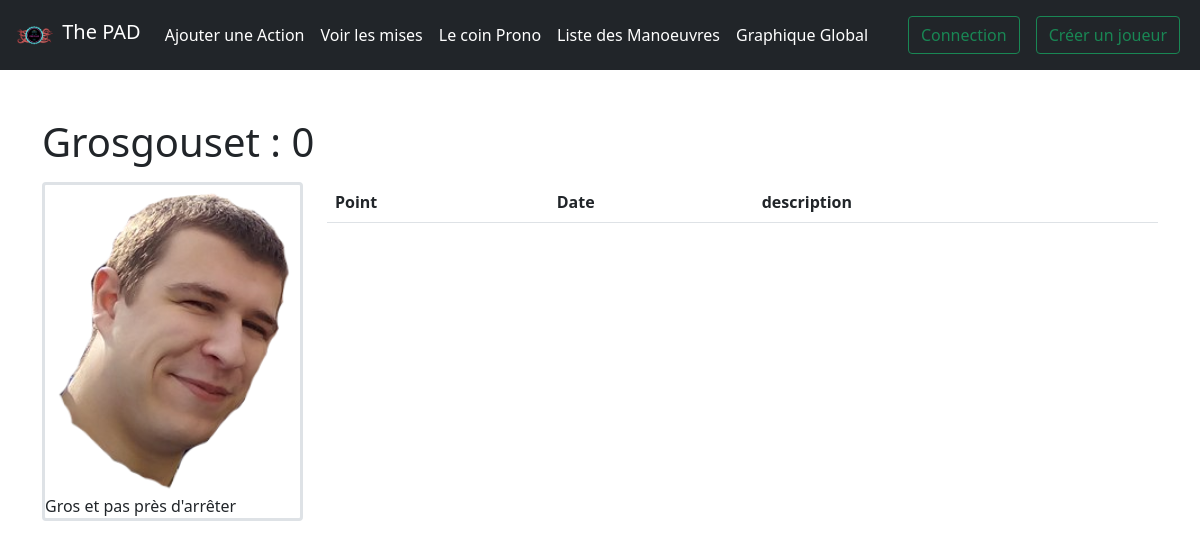
Before: /32/ with the older database file.
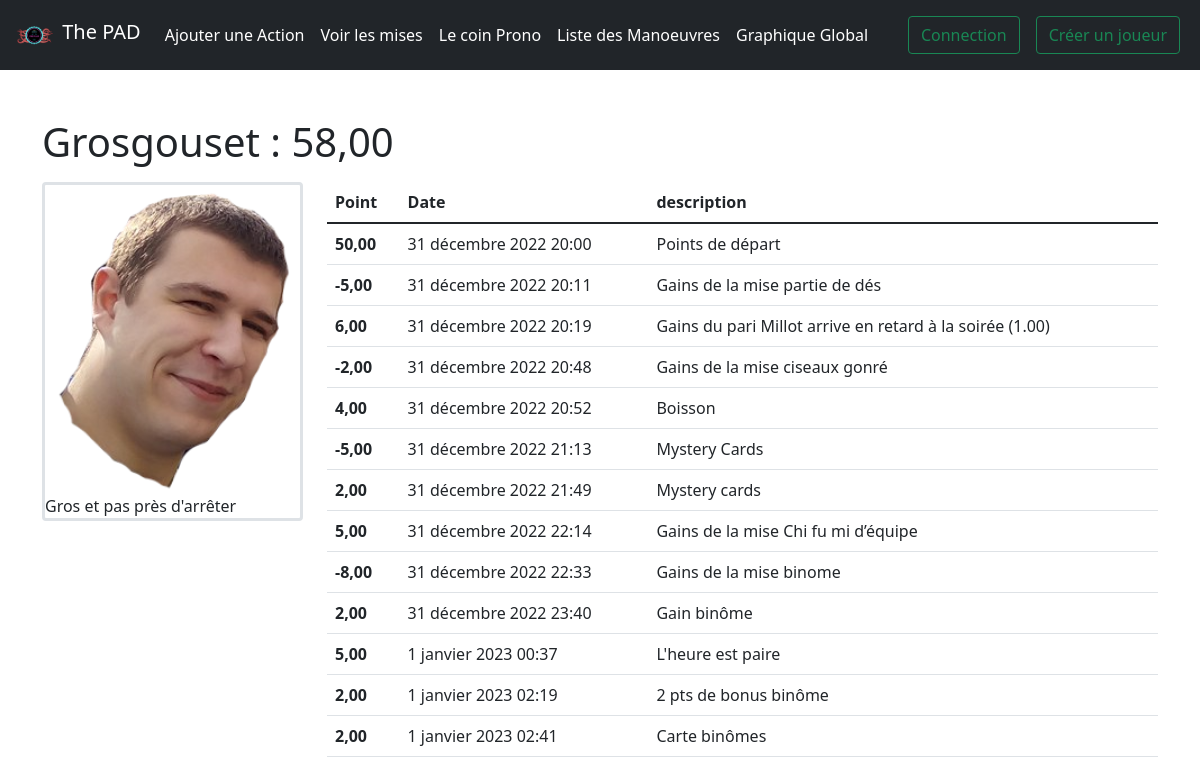
After: the same page with the newer database file.
### game/models.py (models this page shows, shortened)
class Player(models.Model):
    photo = models.ImageField(upload_to='photo_de_profile/', null=True, blank=True)
    description = models.CharField(max_length=75, null=True, blank=True)
    user = models.OneToOneField(User, on_delete=models.CASCADE)
    def get_total_point(self) :
        return sum([action.point for action in self.action_set.all()])
    def getJSON(self) :
        player_dict = {'name' : self.user.username,
                       'total_point' : self.get_total_point(),
                       'creation_date' : self.user.date_joined,
                       'actions' : []}
        tot = 0
        for action in self.action_set.all() :
            tot += action.point
            player_dict['actions'].append({'date_action' : action.act_date, 'score' : action.point, 'tot_score' : tot})
        return dumps(player_dict, default=json_serial)

class Action(models.Model):
    player = models.ForeignKey(Player, on_delete=models.CASCADE)
    point = models.DecimalField(max_digits=12, decimal_places=2)
    act_date = models.DateTimeField('action date', default=timezone.now)
    description = models.TextField(null= True)

### game/views.py (the view)
# urls.py: path('<int:player_id>/', views.detail, name='detail'),
def detail(request, player_id) :
    player = get_object_or_404(Player, pk=player_id)
    register_form = ModifyUserForm(request.POST or None, instance= player.user)
    player_form = PlayerForm(request.POST or None, request.FILES or None, instance=player)
    if all((register_form.is_valid(), player_form.is_valid())):
        user_created = register_form.save()
        player = player_form.save(commit=False)
        player.user = user_created
        player.save()
        messages.success(request, (f"L'utilisateurs a bien été modifié !"))
        return redirect('game:detail', player_id)
    else :
        return render(request, 'game/detail.html', {'player' : player, 'register_form': register_form, 'player_form': player_form, 'player_json' : player.getJSON()})

### game/models.py (called while the page is built)
def json_serial(obj):
    if isinstance(obj, (datetime, date)):
        return obj.isoformat()
    if isinstance(obj, Decimal) :
        return str(obj)
    raise TypeError ("Type %s not serializable" % type(obj))

### game/templates/game/detail.html (shortened to what this page needs)
{% extends 'game/base.html' %}
{% block content %}
  <legend><h1>{{ player.user.username }} : {{ player.get_total_point }}</h1></legend>
  <div class="row">
    <div class="col col-12 col-sm-12 col-md-6 col-lg-3">
      <div class="rounded border border-3 align-middle">
        {% if player.photo %}
          <img class="img-fluid" src="{{ player.photo.url }}" style="width: 100%; max-width: 300px;">
        {% endif %}
        {% if player.description %}
        <div>
          {{player.description}}
        </div>
        {% endif %}
      </div>
    </div>
    <div class="col col-12 col-sm-12 col-md-6 col-lg-9">
      <table class="table">
        <thead>
            <tr>
              <th scope="col">Point</th>
              <th scope="col">Date</th>
              <th scope="col">description</th>
            </tr>
        </thead>
        <tbody>
          {% for action in player.action_set.all %}
            <tr>
              <th scope="row">{{action.point}}</th>
              <td>{{action.act_date}}</td>
              <td>{{action.description}}</td>
            </tr>
          {% endfor %}
        </tbody>
      </table>
    </div>
  </div>
{% endblock %}

### game/templates/game/base.html (shortened to what this page needs)
<!DOCTYPE html>
<html>
    <head>
        {% load static %}
        <link href="https://cdn.jsdelivr.net/npm/bootstrap@5.1.3/dist/css/bootstrap.min.css" rel="stylesheet">
        <link rel="stylesheet" type="text/css" href="{% static 'game/style.css' %}">
    </head>
    <body>
        {% include 'game/navbar.html' %}
        <div class="container">
            {% block content %}
            {% endblock %}
        </div>
    </body>
</html>

### game/templates/game/navbar.html (shortened to what this page needs)
<nav class="navbar navbar-expand-lg navbar-dark bg-dark">
    <div class="container-fluid">
      <a class="navbar-brand" href="{% url 'game:index' %}">
        {% load static %}
        <img src="{% static 'game/test_tentacules.png' %}" alt="" width="45" height="35" class="d-inline-block align-text-top">
        The PAD
      </a>
      <div class="collapse navbar-collapse" id="navbarSupportedContent">
        <ul class="navbar-nav me-auto mb-2 mb-lg-0">
            <li class="nav-item">
              <a class="nav-link active" aria-current="page" href="{% url 'game:add_action' %}">Ajouter une Action</a>
            </li>
            <li class="nav-item">
              <a class="nav-link active" aria-current="page" href="{% url 'game:mise' %}">Voir les mises</a>
            </li>
            <li class="nv-item">
              <a class="nav-link active" aria-current="page" href="{% url 'game:pari' %}">Le coin Prono</a>
            </li>
            <li class="nav-item">
              <a class="nav-link active" aria-current="page" href="{% url 'game:manoeuvre' %}">Liste des Manoeuvres</a>
            </li>
            <li class="nav-item">
              <a class="nav-link active" aria-current="page" href="{% url 'game:score' %}">Graphique Global</a>
            </li>
        </ul>
        <ul class="navbar-nav d-flex">
          {% if user.is_authenticated %}
            <span class="navbar-text me-2">
              {{ user.username }}
            </span>
            <li class="nav-item">
              <a class="nav-link btn btn-outline-danger" aria-current="page" href="{% url 'logout' %}">Déconnection</a>
            </li>
          {% else %}
            <li class="nav-link">
              <a class="btn btn-outline-success" aria-current="page" href="{% url 'login' %}">Connection</a>
            </li>
            <li class="nav-link">
              <a class="btn btn-outline-success" aria-current="page" href="{% url 'register' %}">Créer un joueur</a>
            </li>
          {% endif %}
        </ul>
      </div>
    </div>
  </nav>
  <br/>
  <br/>

Changed rows visible on the page:
computed for Player "Gros et pas près d'arrêter": get_total_point "0" → "58,00"
added Action: point "50,00", act_date "31 décembre 2022 20:00", description "Points de départ"
added Action: point "-5,00", act_date "31 décembre 2022 20:11", description "Gains de la mise partie de dés"
added Action: point "6,00", act_date "31 décembre 2022 20:19", description "Gains du pari Millot arrive en retard à la soirée (1.00)"
added Action: point "-2,00", act_date "31 décembre 2022 20:48", description "Gains de la mise ciseaux gonré"
added Action: point "4,00", act_date "31 décembre 2022 20:52", description "Boisson"
added Action: point "-5,00", act_date "31 décembre 2022 21:13", description "Mystery Cards"
added Action: point "2,00", act_date "31 décembre 2022 21:49", description "Mystery cards"
added Action: point "5,00", act_date "31 décembre 2022 22:14", description "Gains de la mise Chi fu mi d’équipe"
added Action: point "-8,00", act_date "31 décembre 2022 22:33", description "Gains de la mise binome"
added Action: point "2,00", act_date "31 décembre 2022 23:40", description "Gain binôme"
added Action: point "5,00", act_date "1 janvier 2023 00:37", description "L'heure est paire"
added Action: point "2,00", act_date "1 janvier 2023 02:19", description "2 pts de bonus binôme"
added Action: point "2,00", act_date "1 janvier 2023 02:41", description "Carte binômes"
